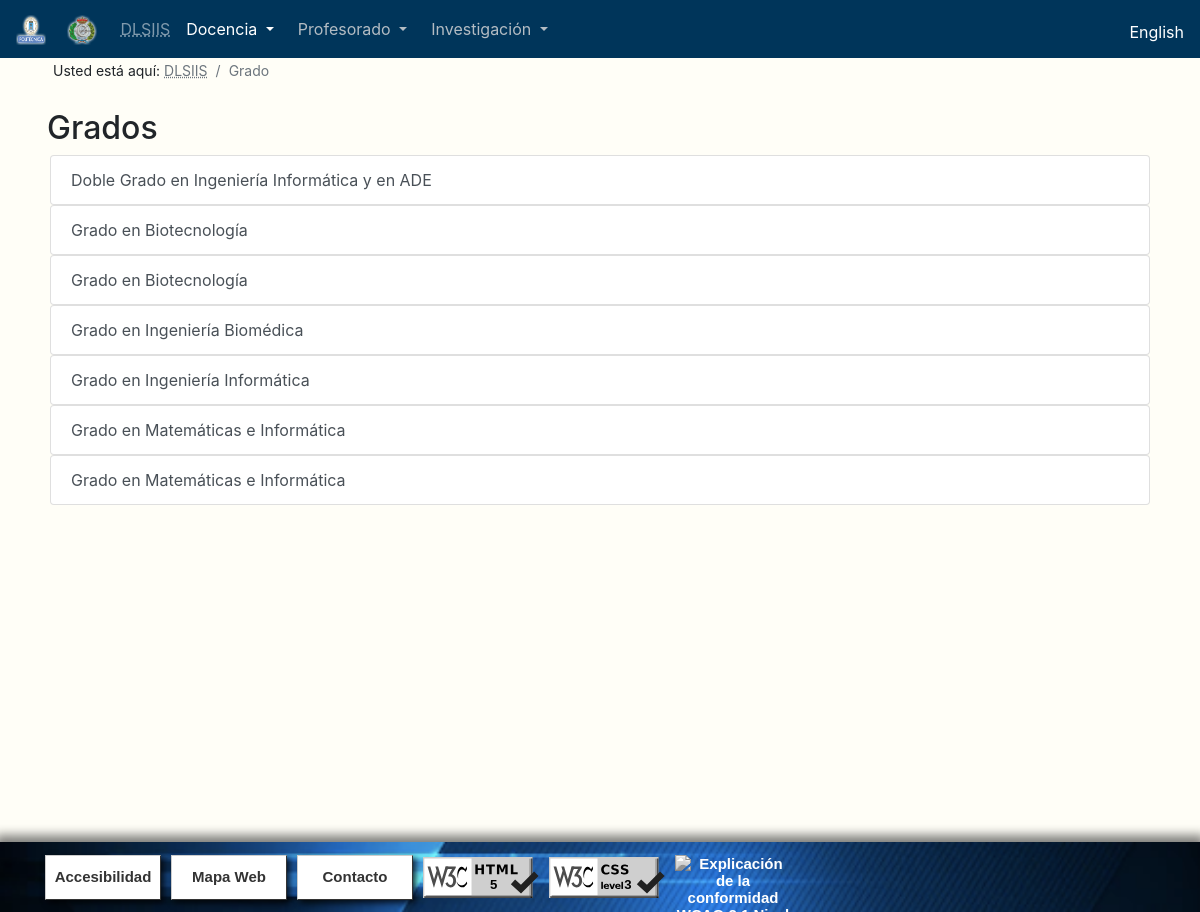
Page /Grado.php on the committed database.
### tables this page shows
CREATE TABLE `titulaciones` (
  `nombre` text NOT NULL,
  `codigo_titulo` varchar(4) NOT NULL,
  `codigo_subtipo` varchar(3) NOT NULL,
  `url_asignaturas` text NOT NULL,
  `tiene_asignaturas` tinyint(1) NOT NULL DEFAULT '0'
);

### Grado.php (the view, shortened to what this page needs)
<!DOCTYPE html>
<?php
$idioma = $_SESSION["language"];
?>
<html lang="<?php echo $idioma;?>">
  <head>
    <link href = "css/Style.css" rel="stylesheet">
    <link rel="stylesheet" href="https://stackpath.bootstrapcdn.com/bootstrap/4.4.1/css/bootstrap.min.css"
>
  </head>
  <body style="background-color: #FFFEF7;">
    <nav class="navbar navbar-expand-sm navbar-dark fixed-top" style="background-color: #00355A;">
      <div class="mr-auto">
        <a class="navbar-brand" href="https://www.upm.es/" title="www.upm.es">
          <img src="Pictures/UPM.png" width="30" height="30" alt="LogoUPM">
        </a>
        <a class="navbar-brand" href="https://www.fi.upm.es/" title="www.fi.upm.es">
            <img src="Pictures/FI.png" width="30" height="30" alt="LogoFI">
        </a>
      </div>
      <div class="collapse navbar-collapse" id="collapsibleNavbar">
        <div class="navbar-nav-scroll">
          <ul class="navbar-nav">
            <li class="nav-item" style="color:#B3BCC3;">
              <a class="nav-link" href="index.php"><abbr title="<?php echo $dlsiis; ?>">DLSIIS</abbr></a>
            </li>
            <li class="nav-item dropdown active">
              <a class="nav-item nav-link dropdown-toggle mr-md-2" href="#" id="bd-versions1" data-toggle="dropdown" aria-haspopup="true" aria-expanded="false">
                <?php echo $docencia; ?>
              </a>
            </li>
            <li class="nav-item dropdown">
              <a class="nav-item nav-link dropdown-toggle mr-md-2" href="#" style="color:#B3BCC3;" id="bd-versions2" data-toggle="dropdown" aria-haspopup="true" aria-expanded="false">
                <?php echo $profesorado; ?>
              </a>
            </li>
            <li class="nav-item dropdown">
              <a class="nav-item nav-link dropdown-toggle mr-md-2" href="#" style="color:#B3BCC3;" id="bd-versions3" data-toggle="dropdown" aria-haspopup="true" aria-expanded="false">
                <?php echo $investigacion; ?>
              </a>
            </li>
          </ul>
        </div>
        <ul class="navbar-nav ml-md-auto">
          <li><div class="mr-auto" style="display: inline-flex; padding-top: 6px;">
             <?php echo $bandera; ?>
          </div></li>
        </ul>
      </div>
    </nav>
    <br>
    <br>
    <nav aria-label="breadcrumb">
      <ol class="migas_de_pan breadcrumb" style="background-color: #FFFEF7;">
        <li style="padding-right: 4px;"><?php echo $usted; ?></li>
        <li class="breadcrumb-item active" aria-current="page"><abbr title="<?php echo $dlsiis; ?>">DLSIIS</abbr></li>
        <li class="breadcrumb-item active" aria-current="page"><?php echo $grado; ?></li>
      </ol>
    </nav>
    <div class="container-fluid">
      <h1 class="titulo1" style="margin-left:32px;"><?php echo $grado; ?>s</h1>
      <?php
      require_once ('loginBD.php');
      $sql_titulos = "SELECT * FROM titulaciones where codigo_subtipo='GRA' ORDER BY `titulaciones`.`nombre` ASC";
      if (mysqli_query($conn, $sql_titulos)) {
        $result_titulos = mysqli_query($conn, $sql_titulos);
      }
      else {
        echo "Error: ".$sql_titulos ."<br>".mysqli_error($conn);
      }
      $sql_titulo_espanol = "SELECT * FROM titulo_espanol_ingles";
      if (mysqli_query($conn, $sql_titulo_espanol)) {
        $result_titulo_espanol = mysqli_query($conn, $sql_titulo_espanol);
      }
      else {
        echo "Error: ".$sql_titulo_espanol ."<br>".mysqli_error($conn);
      }
      $list = 0;
      $arrayUrl = array();
      $arrayNombre = array();
      echo '<ul class="lista_titulos">';
      while ($row_titulos =mysqli_fetch_array($result_titulos)) {
        echo '<li>';
        mysqli_data_seek($result_titulo_espanol, 0);
        while ($row_titulo_espanol =mysqli_fetch_array($result_titulo_espanol)) {
          if ($row_titulos['codigo_titulo'] == $row_titulo_espanol['codigo_titulo']){
						if ($idioma == "en") {
							$arrayUrl[$list] = $row_titulo_espanol['url_ingles'];
							$arrayNombre[$list] = utf8_encode($row_titulo_espanol['nombre_ingles']);
						}
						else {
							$arrayUrl[$list] = $row_titulo_espanol['url_espanol'];
							$arrayNombre[$list] = utf8_encode($row_titulo_espanol['nombre_espanol']);
						}
          }
        }
        echo '<div class="col-12" style="width:100%;" role="tablist">
                <a class="list-group-item list-group-item-action" id="list-'.$list.'-list"
                data-toggle="collapse" href="#list-'.$list.'" role="button">
                '.$arrayNombre[$list].'
                </a>
              </div>';
        $list++;
      }
      echo '</ul>';
      ?>
    </div>
    <br><br>
    <?php include ("footer.php"); ?>
	</body>
 </html>

### css/Style.css (style rules this page uses)
html { position: relative; min-height: 100%; }
body { padding-bottom: 100px; }
.migas_de_pan { margin-left: 37px; font-size: 14px; }
.lista_titulos { list-style: none; width: 100%; margin-left: -20px; }
.titulo1 { font-size: 2em; }

### rows in the picture
titulaciones: list "Doble Grado en Ingeniería Informática y en ADE"
titulaciones: list "Grado en Biotecnología"
titulaciones: list "Grado en Biotecnología"
titulaciones: list "Grado en Ingeniería Biomédica"
titulaciones: list "Grado en Ingeniería Informática"
titulaciones: list "Grado en Matemáticas e Informática"
titulaciones: list "Grado en Matemáticas e Informática"

### other values in the picture
$docencia "Docencia"
$profesorado "Profesorado"
$investigacion "Investigación"
$usted "Usted está aquí:"
$grado "Grado"
$accesibilidad "Accesibilidad"
$mapaweb "Mapa Web"
$contacto "Contacto"
